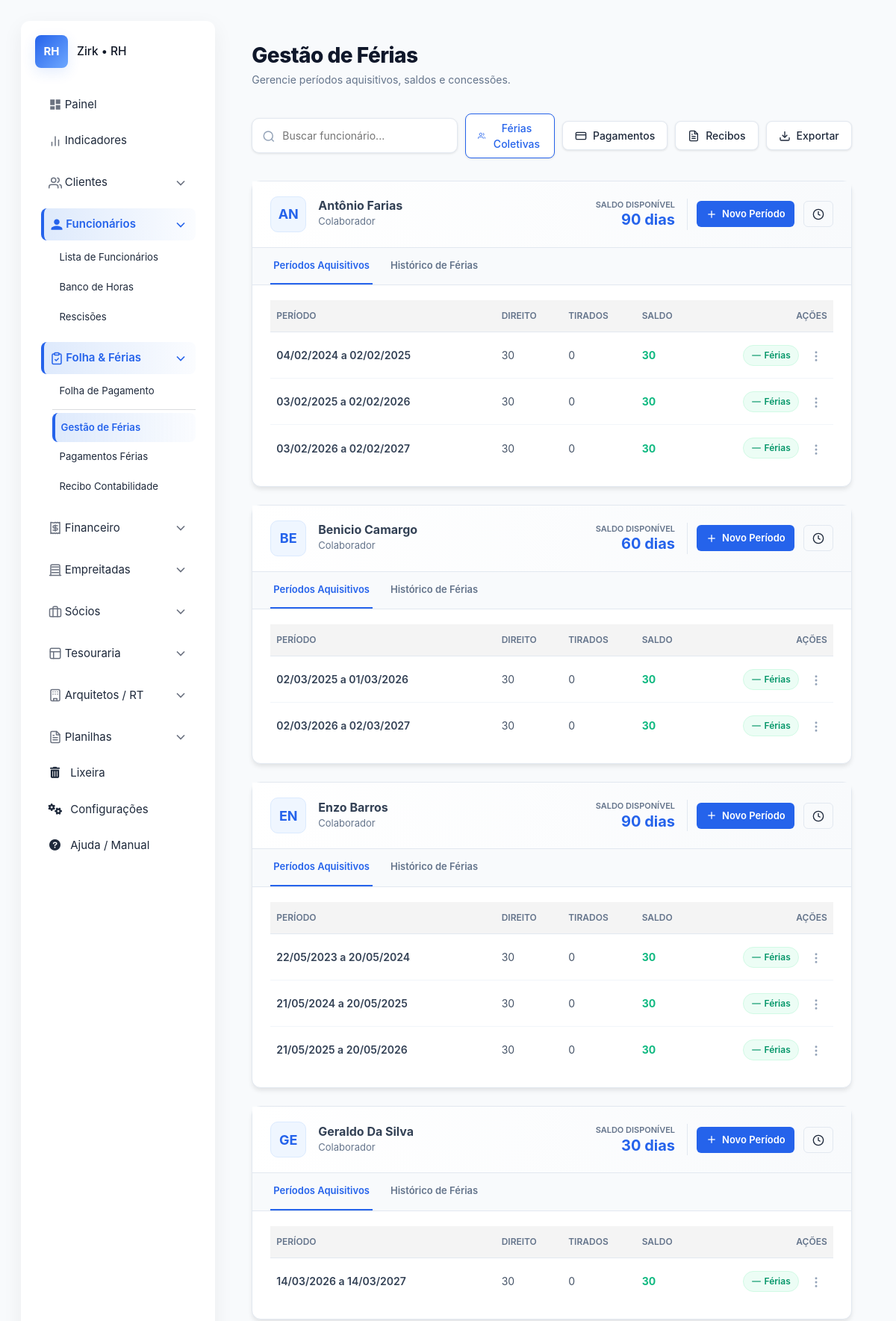
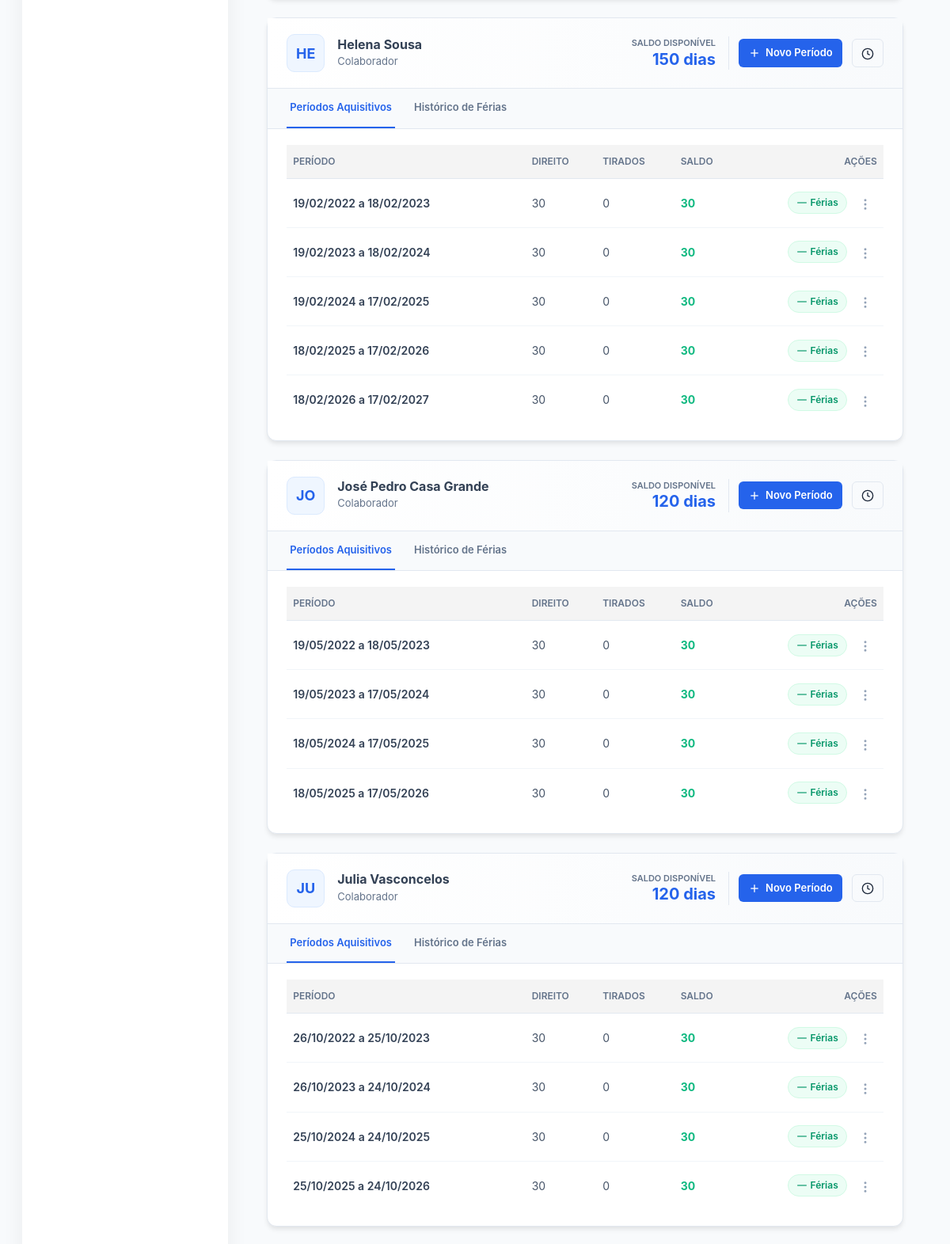
Screenshot of /ferias/ (signed in, upper part) with the database file from the repository (2 pictures, top to bottom).
### apps/funcionarios/models.py (models this page shows, shortened)
class Funcionario(SoftDeleteMixin):
    nome = models.CharField(max_length=200)
    data_nascimento = models.DateField(null=True, blank=True)
    natural_de = models.CharField(max_length=100, blank=True, null=True)
    sexo = models.CharField(
        max_length=1,
        choices=Sexo.choices,
        default=Sexo.OUTRO)
    grau_instrucao = models.IntegerField(choices=GrauInstrucao.choices, null=True, blank=True)
    estado_civil = models.CharField(max_length=3, choices=EstadoCivil.choices, blank=True, null=True)
    conjuge = models.CharField(max_length=200, blank=True, null=True)
    nome_pai = models.CharField(max_length=200, blank=True, null=True)
    nome_mae = models.CharField(max_length=200, blank=True, null=True)
    numero_filhos = models.PositiveIntegerField(default=0, null=True, blank=True)
    chave_pix = models.CharField(max_length=255, verbose_name="Chave PIX", null=True, blank=True)
    def __str__(self):
        return self.nome

### apps/ferias/models.py (models this page shows)
class PeriodoAquisitivo(SoftDeleteMixin):
    funcionario = models.ForeignKey(Funcionario, on_delete=models.CASCADE, related_name='periodos_aquisitivos')
    data_inicio = models.DateField()
    data_fim = models.DateField()
    dias_direito = models.PositiveIntegerField(default=30)
    def __str__(self):
        return f"{self.funcionario.nome} - {self.data_inicio:%d/%m/%Y} a {self.data_fim:%d/%m/%Y}"
    def dias_gozados(self):
        total = 0
        for f in self.ferias_registradas.all(): #type: ignore
            total += max(0, (f.dias_tirados+ (f.faltas_justificadas_descontadas or 0)))
        return total
    def saldo_restante(self):
        saldo = self.dias_direito - self.dias_gozados()
        return saldo

### apps/ferias/views.py (the view)
# urls.py: path('', views.listar_funcionarios, name='listar_funcionarios'),
@login_required
def listar_funcionarios(request):
    funcionarios = (
        Funcionario.objects
        .select_related("banco_horas")
        .prefetch_related("periodos_aquisitivos__ferias_registradas")
        .order_by("nome")
    )
    form_periodo = PeriodoAquisitivoForm()
    form_ferias = FeriasForm()
    form_ferias_coletivas = FeriasColetivasForm()
    return render(request, "core/ferias/listar_funcionarios.html", {
        "funcionarios": funcionarios,
        "form_periodo": form_periodo,
        "form_ferias": form_ferias,
        "form_ferias_coletivas": form_ferias_coletivas, # Passando para o template
    })

### apps/ferias/forms.py (shortened to what this page needs)
class PeriodoAquisitivoForm(forms.ModelForm):
    class Meta:
        model = PeriodoAquisitivo
        fields = ['funcionario', 'data_inicio', 'data_fim', 'dias_direito']
        widgets = {
            'funcionario': forms.Select(attrs={'class': 'form-select'}),
            'data_inicio': forms.DateInput(attrs={'type': 'date', 'class': 'form-control'}, format='%Y-%m-%d'),
            'data_fim': forms.DateInput(attrs={'type': 'date', 'class': 'form-control'}, format='%Y-%m-%d'),
            'dias_direito': forms.NumberInput(attrs={'class': 'form-control', 'max': 30}),
        }

### apps/configuracoes/context_processors.py (called while the page is built)
def configuracoes_globais(request):
    return {}

### apps/configuracoes/mixin.py (called while the page is built)
    def get_queryset(self):
        return super().get_queryset().filter(is_deleted=False)

### apps/ferias/service.py (called while the page is built, shortened)
def gerar_novo_periodo_aquisitivo(funcionario):
    if getattr(funcionario, 'is_deleted', False):
        return None
    if not hasattr(funcionario, 'dados_trabalhistas'):
        return None
    dados = funcionario.dados_trabalhistas
    data_admissao = dados.data_admissao_marcenaria or dados.data_admissao_contabilidade
    if not data_admissao:
        return None
    ultimo_periodo = funcionario.periodos_aquisitivos.order_by('-data_fim').first()
    hoje = timezone.now().date()
    data_limite_retroativa = hoje - relativedelta(years=2)
    data_inicio_calculada = None
    if not ultimo_periodo:
        data_inicio_calculada = data_admissao
    else:
        if ultimo_periodo.data_fim >= hoje:
            return None  # Período atual ainda está vigente
        data_inicio_calculada = ultimo_periodo.data_fim + timedelta(days=1)

def atualizar_todos_periodos():
    funcionarios = Funcionario.objects.all() # O SoftDeleteMixin já deve filtrar os deletados
    for func in funcionarios:
        if getattr(func, 'is_deleted', False):
            continue
        gerar_novo_periodo_aquisitivo(func)

### templates/core/ferias/listar_funcionarios.html (shortened to what this page needs)
{% extends "core/base.html" %}
{% load static %}
{% block content %}
<div class="rh-container">
    <div class="rh-header">
        <div class="rh-title">
            <h1>Gestão de Férias</h1>
            <p>Gerencie períodos aquisitivos, saldos e concessões.</p>
        </div>
        <div class="header-actions">
            <div class="search-bar">
                <span class="search-icon">
                    <svg width="18" height="18" viewBox="0 0 24 24" fill="none" stroke="currentColor" stroke-width="2"><circle cx="11" cy="11" r="8"></circle><line x1="21" y1="21" x2="16.65" y2="16.65"></line></svg>
                </span>
                <input id="searchInput" type="text" placeholder="Buscar funcionário..." onkeyup="filterEmployees()">
            </div>
            <button onclick="openModal('modalColetivas')" class="btn-nav" style="color: var(--primary); border-color: var(--primary);">
                <svg width="16" height="16" viewBox="0 0 24 24" fill="none" stroke="currentColor" stroke-width="2"><path d="M17 21v-2a4 4 0 0 0-4-4H5a4 4 0 0 0-4 4v2"></path><circle cx="9" cy="7" r="4"></circle><path d="M23 21v-2a4 4 0 0 0-3-3.87"></path><path d="M16 3.13a4 4 0 0 1 0 7.75"></path></svg>
                Férias Coletivas
            </button>
            <a href="{% url 'ferias:listar_pagamentos' %}" class="btn-nav">
                <svg width="16" height="16" viewBox="0 0 24 24" fill="none" stroke="currentColor" stroke-width="2"><rect x="2" y="5" width="20" height="14" rx="2"></rect><line x1="2" y1="10" x2="22" y2="10"></line></svg>
                Pagamentos
            </a>
            <a href="{% url 'ferias:listar_recibos' %}" class="btn-nav">
                Recibos
            </a>
            <a href="{% url 'ferias:exportar_planilha_ferias' %}" class="btn-nav" title="Baixar Planilha Geral">
                <svg width="16" height="16" viewBox="0 0 24 24" fill="none" stroke="currentColor" stroke-width="2"><path d="M21 15v4a2 2 0 0 1-2 2H5a2 2 0 0 1-2-2v-4"></path><polyline points="7 10 12 15 17 10"></polyline><line x1="12" y1="15" x2="12" y2="3"></line></svg>
                Exportar
            </a>
        </div>
    </div>
    <div class="rh-grid" id="employeesGrid">
        {% for funcionario in funcionarios %}
        <div class="employee-card" data-name="{{ funcionario.nome|lower }}">
            <div class="card-header">
                <div class="user-info">
                    <div class="avatar">{{ funcionario.nome|slice:":2"|upper }}</div>
                    <div class="user-details">
                        <h3>{{ funcionario.nome }}</h3>
                        <span>{{ funcionario.funcao|default:"Colaborador" }}</span>
                    </div>
                </div>
                <div class="card-actions">
                    <div class="saldo-badge">
                        <small>Saldo Disponível</small>
                        <strong id="saldo-display-{{ funcionario.id }}">--</strong>
                    </div>
                    <button onclick="openCreatePeriodo('{{ funcionario.id }}')" class="btn-action-sm">
                        <svg width="16" height="16" viewBox="0 0 24 24" fill="none" stroke="currentColor" stroke-width="2"><line x1="12" y1="5" x2="12" y2="19"></line><line x1="5" y1="12" x2="19" y2="12"></line></svg>
                        Novo Período
                    </button>
                    <a href="{% url 'banco_horas:registrar' %}?func={{ funcionario.id }}" class="btn-ghost-sm" title="Lançar Horas">
                        <svg width="16" height="16" viewBox="0 0 24 24" fill="none" stroke="currentColor" stroke-width="2"><circle cx="12" cy="12" r="10"></circle><polyline points="12 6 12 12 16 14"></polyline></svg>
                    </a>
                </div>
            </div>
            <div class="tabs-container">
                <div class="rh-tabs">
                    <div class="rh-tab active" onclick="switchTab(this, 'periodos-{{ funcionario.id }}')">Períodos Aquisitivos</div>
                    <div class="rh-tab" onclick="switchTab(this, 'ferias-{{ funcionario.id }}')">Histórico de Férias</div>
                </div>
            </div>
            <div id="periodos-{{ funcionario.id }}" class="tab-content active">
                {% if funcionario.periodos_aquisitivos.all %}
                <table class="rh-table">
                    <thead>
                        <tr>
                            <th style="width: 40%;">Período</th>
                            <th>Direito</th>
                            <th>Tirados</th>
                            <th>Saldo</th>
                            <th style="text-align: right;">Ações</th>
                        </tr>
                    </thead>
                    <tbody>
                        {% for periodo in funcionario.periodos_aquisitivos.all %}
                        <tr>
                            <td>
                                <div class="periodo-dates">{{ periodo.data_inicio|date:"d/m/Y" }} a {{ periodo.data_fim|date:"d/m/Y" }}</div>
                            </td>
                            <td>{{ periodo.dias_direito }}</td>
                            <td>{{ periodo.dias_gozados }}</td>
                            <td>
                                <span class="calc-saldo" data-emp="{{ funcionario.id }}" style="font-weight:700; color: {% if periodo.saldo_restante < 0 %}var(--danger){% else %}var(--success){% endif %}">
                                    {{ periodo.saldo_restante }}
                                </span>
                            </td>
                            <td style="text-align: right;">
                                <div style="display: flex; align-items: center; justify-content: flex-end; gap: 8px;">
                                    {% if periodo.saldo_restante > 0 %}
                                    <button class="btn-launch" onclick="openCreateFerias('{{ periodo.pk }}')">
                                        <svg width="14" height="14" viewBox="0 0 24 24" fill="none" stroke="currentColor" stroke-width="2"><path d="M2 12h20"></path></svg>
                                        Férias
                                    </button>
                                    {% endif %}
                                    <div class="action-menu">
                                        <button class="btn-icon" onclick="toggleMenu('menu-p-{{ periodo.pk }}')">
                                            <svg width="18" height="18" viewBox="0 0 24 24" fill="none" stroke="currentColor" stroke-width="2"><circle cx="12" cy="12" r="1"></circle><circle cx="12" cy="5" r="1"></circle><circle cx="12" cy="19" r="1"></circle></svg>
                                        </button>
                                    </div>
                                </div>
                            </td>
                        </tr>
                        {% endfor %}
                    </tbody>
                </table>
                {% else %}
                <div style="text-align: center; padding: 20px; color: var(--text-muted); font-size: 14px;">
                    Nenhum período aquisitivo cadastrado para este colaborador.
                </div>
                {% endif %}
            </div>
        </div>
        {% empty %}
        <div style="text-align: center; padding: 40px; color: var(--text-muted);">
            Nenhum funcionário encontrado.
        </div>
        {% endfor %}
    </div>
</div>
{% endblock %}

### static/core/css/style.css (style rules this page uses)
:root { --bg: #f5f7fb; --surface: #ffffff; --surface-secondary: #f7faff; --text: #111827; --text-secondary: #4b5563; --muted: #6b7280; --primary: #1f6feb; --primary-hover: #1a5dbd; --accent: #13a38c; --danger: #e5544b; --border-color: #e5e7eb; --input-bg: #fbfcfe; --input-border: #e7edf8; --table-header-bg: #f4f4f4; --table-row-hover: #f9f9f9; --nav-hover: #F3F6FB; --shadow-color: rgba(15, 23, 42, 0.06); --shadow-primary: rgba(31, 111, 235, 0.12); --radius: 10px; --gap: 18px; font-family: Inter, system-ui, -apple-system, "Segoe UI", Roboto, "Helvetica Neue", Arial; font-size: 15px; }
* { box-sizing: border-box; }
html, body { height: 100%; margin: 0; background: var(--bg); color: var(--text); -webkit-font-smoothing: antialiased; }
a:not(.btn), a:not(.btn):link, a:not(.btn):visited, a:not(.btn):hover, a:not(.btn):active, a:not(.btn):focus { text-decoration: none !important; color: inherit !important; }
button { font: inherit; }
table { width: 100%; border-collapse: collapse; font-size: 0.95rem; }
thead th { text-align: left; padding: 10px 8px; color: var(--muted); font-weight: 700; border-bottom: 1px solid var(--border-color); }
th, td { padding: 12px 20px; text-align: left; border-bottom: 1px solid var(--border-color); color: var(--text); }
th { background-color: var(--table-header-bg); }

### rows the page displays
Funcionario: nome "AN", nome "Antônio Farias", funcao "Colaborador"
PeriodoAquisitivo: data_inicio "04/02/2024", data_fim "02/02/2025", dias_direito "30", dias_gozados "0", saldo_restante "30"
PeriodoAquisitivo: data_inicio "03/02/2025", data_fim "02/02/2026", dias_direito "30", dias_gozados "0", saldo_restante "30"
PeriodoAquisitivo: data_inicio "03/02/2026", data_fim "02/02/2027", dias_direito "30", dias_gozados "0", saldo_restante "30"
Funcionario: nome "BE", nome "Benicio Camargo", funcao "Colaborador"
PeriodoAquisitivo: data_inicio "02/03/2025", data_fim "01/03/2026", dias_direito "30", dias_gozados "0", saldo_restante "30"
PeriodoAquisitivo: data_inicio "02/03/2026", data_fim "02/03/2027", dias_direito "30", dias_gozados "0", saldo_restante "30"
Funcionario: nome "EN", nome "Enzo Barros", funcao "Colaborador"
PeriodoAquisitivo: data_inicio "22/05/2023", data_fim "20/05/2024", dias_direito "30", dias_gozados "0", saldo_restante "30"
PeriodoAquisitivo: data_inicio "21/05/2024", data_fim "20/05/2025", dias_direito "30", dias_gozados "0", saldo_restante "30"
PeriodoAquisitivo: data_inicio "21/05/2025", data_fim "20/05/2026", dias_direito "30", dias_gozados "0", saldo_restante "30"
Funcionario: nome "GE", nome "Geraldo Da Silva", funcao "Colaborador"
PeriodoAquisitivo: data_inicio "14/03/2026", data_fim "14/03/2027", dias_direito "30", dias_gozados "0", saldo_restante "30"
Funcionario: nome "HE", nome "Helena Sousa", funcao "Colaborador"
PeriodoAquisitivo: data_inicio "19/02/2022", data_fim "18/02/2023", dias_direito "30", dias_gozados "0", saldo_restante "30"
PeriodoAquisitivo: data_inicio "19/02/2023", data_fim "18/02/2024", dias_direito "30", dias_gozados "0", saldo_restante "30"
PeriodoAquisitivo: data_inicio "19/02/2024", data_fim "17/02/2025", dias_direito "30", dias_gozados "0", saldo_restante "30"
PeriodoAquisitivo: data_inicio "18/02/2025", data_fim "17/02/2026", dias_direito "30", dias_gozados "0", saldo_restante "30"
PeriodoAquisitivo: data_inicio "18/02/2026", data_fim "17/02/2027", dias_direito "30", dias_gozados "0", saldo_restante "30"
Funcionario: nome "JO", nome "José Pedro Casa Grande", funcao "Colaborador"
PeriodoAquisitivo: data_inicio "19/05/2022", data_fim "18/05/2023", dias_direito "30", dias_gozados "0", saldo_restante "30"
PeriodoAquisitivo: data_inicio "19/05/2023", data_fim "17/05/2024", dias_direito "30", dias_gozados "0", saldo_restante "30"
PeriodoAquisitivo: data_inicio "18/05/2024", data_fim "17/05/2025", dias_direito "30", dias_gozados "0", saldo_restante "30"
PeriodoAquisitivo: data_inicio "18/05/2025", data_fim "17/05/2026", dias_direito "30", dias_gozados "0", saldo_restante "30"
Funcionario: nome "JU", nome "Julia Vasconcelos", funcao "Colaborador"
PeriodoAquisitivo: data_inicio "26/10/2022", data_fim "25/10/2023", dias_direito "30", dias_gozados "0", saldo_restante "30"
PeriodoAquisitivo: data_inicio "26/10/2023", data_fim "24/10/2024", dias_direito "30", dias_gozados "0", saldo_restante "30"
PeriodoAquisitivo: data_inicio "25/10/2024", data_fim "24/10/2025", dias_direito "30", dias_gozados "0", saldo_restante "30"
PeriodoAquisitivo: data_inicio "25/10/2025", data_fim "24/10/2026", dias_direito "30", dias_gozados "0", saldo_restante "30"
